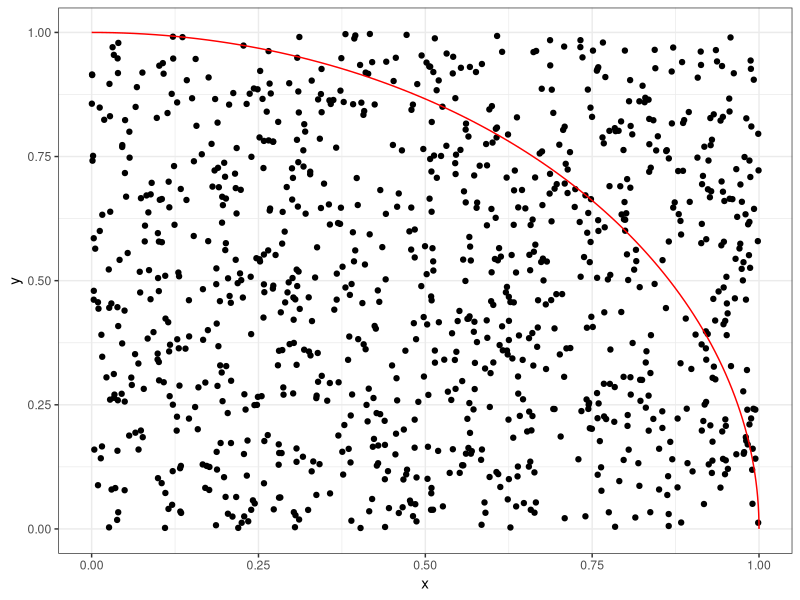

Here is the R script that generated this plot:
## ---- chunk 1
options(htmltools.dir.version = FALSE)
## ---- chunk 2
system.time(Sys.sleep(1.2))[3]
## ---- chunk 3
set.seed(1234)
n = 1000
x = runif(n)
y = runif(n)

circ_pts = seq(0, pi/2,length.out=100)
library(ggplot2)
g = ggplot(data.frame(x=x, y=y), aes(x, y)) +
  theme_bw() +
  geom_point() +
  annotate("path",
   x = 0 + 1*cos(circ_pts),
   y = 0 + 1*sin(circ_pts),
   color="red"
  )
## ---- chunk 4
g
## ---- chunk 5
pi_sim = function(n=1e6, seed=1234)
{
  set.seed(seed)
  x = runif(n)
  y = runif(n)
  
  s = 0
  for (i in 1:n)
  {
    if (x[i]*x[i] + y[i]*y[i] < 1)
      s = s + 1
  }
  
  4 * s / n
}
## ---- chunk 6
system.time({
  pi_est <- pi_sim()
})[3]
pi_est

pi_sim_cmp <- compiler::cmpfun(pi_sim)
system.time({
  pi_est <- pi_sim_cmp()
})[3]
## ---- chunk 7
pi_sim_vec = function(n=1e6, seed=1234)
{
  set.seed(seed)
  x = runif(n)
  y = runif(n)
  4 * sum(x*x + y*y < 1) / n
}
## ---- chunk 8
system.time({
  pi_est <- pi_sim_vec()
})[3]
pi_est
